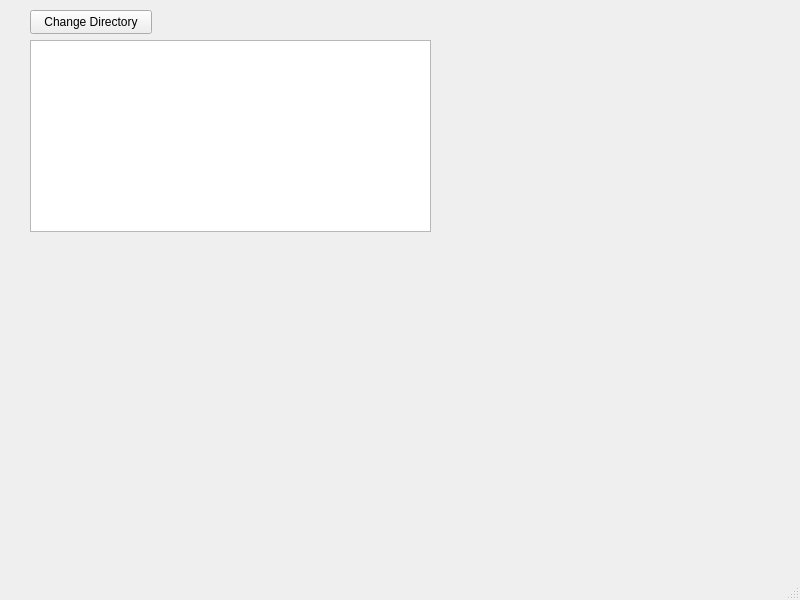
<?xml version="1.0" encoding="UTF-8"?>
<ui version="4.0">
 <class>MainWindow</class>
 <widget class="QMainWindow" name="MainWindow">
  <property name="geometry">
   <rect>
    <x>0</x>
    <y>0</y>
    <width>800</width>
    <height>600</height>
   </rect>
  </property>
  <property name="sizePolicy">
   <sizepolicy hsizetype="Preferred" vsizetype="Preferred">
    <horstretch>0</horstretch>
    <verstretch>0</verstretch>
   </sizepolicy>
  </property>
  <property name="windowTitle">
   <string>MainWindow</string>
  </property>
  <widget class="QWidget" name="centralwidget">
   <widget class="QTreeView" name="treeView">
    <property name="geometry">
     <rect>
      <x>30</x>
      <y>40</y>
      <width>401</width>
      <height>192</height>
     </rect>
    </property>
    <property name="sizePolicy">
     <sizepolicy hsizetype="Expanding" vsizetype="Expanding">
      <horstretch>0</horstretch>
      <verstretch>5</verstretch>
     </sizepolicy>
    </property>
   </widget>
   <widget class="QPushButton" name="ChDirBtn_2">
    <property name="geometry">
     <rect>
      <x>30</x>
      <y>10</y>
      <width>122</width>
      <height>24</height>
     </rect>
    </property>
    <property name="text">
     <string>Change Directory</string>
    </property>
   </widget>
  </widget>
  <widget class="QMenuBar" name="menubar">
   <property name="geometry">
    <rect>
     <x>0</x>
     <y>0</y>
     <width>800</width>
     <height>21</height>
    </rect>
   </property>
  </widget>
  <widget class="QStatusBar" name="statusbar"/>
 </widget>
 <resources/>
 <connections/>
</ui>
